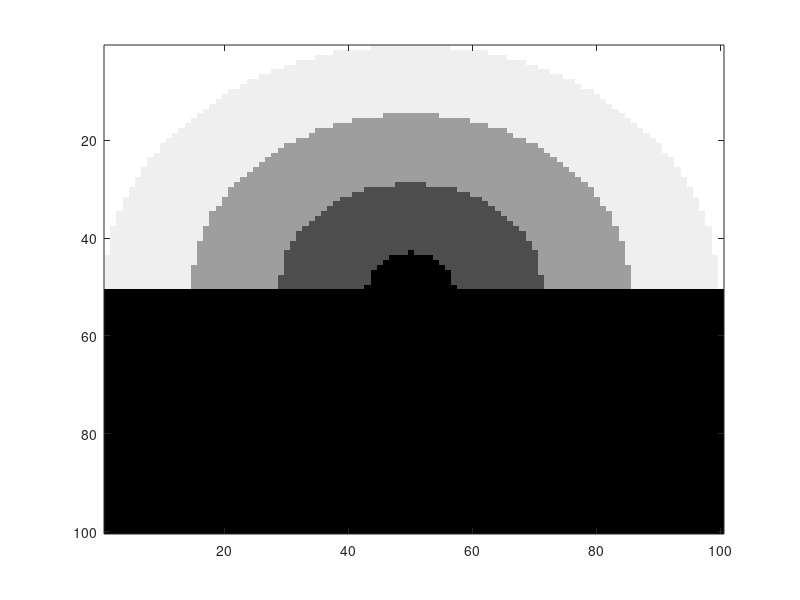
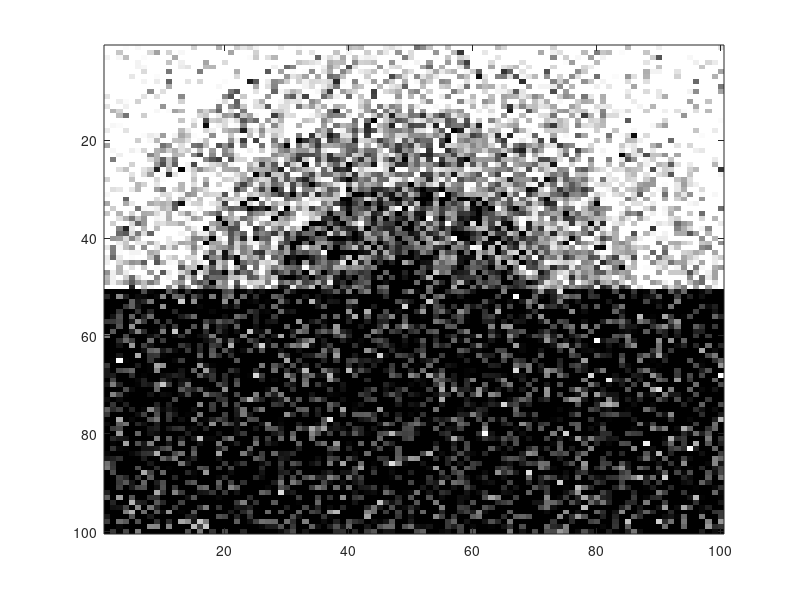

Reproduce these figures in MATLAB, in order. (Note: this script raises an error after producing the figures.)
%%
% This is an image denoising example with BP
% We construct a noisy image of a rainbow and connects the
% pixels in a grid pattern to form a pairwise Markov Random Field.

%% SET THIS!!
% this should be the location of graphlab.a etc
BINARY_DIRECTORY = [getenv('HOME') '/graphlabapi/graphlabapi/release/src/graphlab'];
%%
% Image dimensions and arity
arity = 5;
imgdim = 100;
%% generate images
% This generates a clean rainbow image
cleanimg = zeros(imgdim,imgdim);
maxd = [imgdim,imgdim]/2;
maxd = sqrt(sum(maxd.*maxd));
for i = 1:(imgdim/2)
    for j = 1:imgdim
        d = [i,j] - ([imgdim,imgdim]/2);
        d = sqrt(sum(d.*d));
        cleanimg(i,j) = round(d / maxd * arity);
    end
end
cleanimg(cleanimg >= arity) = arity - 1;

% make noisy image by adding random gaussian noise
noisyimg = cleanimg + randn(imgdim);
%% display images
figure;
image(cleanimg / arity * 100);
colormap('gray');
figure;
image(noisyimg / arity * 100);
colormap('gray');
%% generate vertex data
vdata = {};
for i = 1:imgdim
    for j = 1:imgdim
        vtx.belief = ones(1,arity); % Reset the vertex belief
        % set the unary potential to be a gaussian pdf around the noisy image
        vtx.unary = pdf('norm',0:(arity-1), noisyimg(i,j), 1); 
        % normalize
        vtx.unary = vtx.unary ./ sum(vtx.unary);
        % Vertices are numbered from 1. Assign the vertex data.
        vdata{(i-1)*100+j} = vtx;
    end
end

%% generate laplace edgedata

edge.binary = zeros(arity);
for i = 1:arity
    for j = 1:arity
        edge.binary(i,j) = exp(-3 * abs(i-j));
    end
end
edge.msg = ones(1,5);
% We only need one entry in the edge data since all edges have identical values
edata = {edge};
%% generate adjacency matrix
% connect up data in a grid
adj =sparse(length(vdata),length(vdata));
for xi = 1:imgdim
    for xj = 1:imgdim
        if (xi - 1 >= 1) 
            adj((xi-1)*100+xj, (xi-2)*100+xj) = 1;
        end
        if (xi + 1 <= imgdim) 
            adj((xi-1)*100+xj, (xi)*100+xj) = 1;
        end
        if (xj - 1 >= 1) 
            adj((xi-1)*100+xj, (xi-1)*100+xj-1) = 1;
        end
        if (xj + 1 <= imgdim) 
            adj((xi-1)*100+xj, (xi-1)*100+xj+1) = 1;
        end
    end
end
%% compile update function
compile_update_function({'bp_update'}, vdata{1},edata{1}, BINARY_DIRECTORY, 'bp', 'bp');
%% set options
options.initial_schedule(1).update_function = 'bp_update';
options.initial_schedule(1).vertices=uint32(1:(imgdim * imgdim));
options.initial_schedule(1).priorities=ones(size(options.initial_schedule(1).vertices));
options.scheduler = 'splash(50)';
options.ncpus = 4;
options.scope = 'edge';
%% cd in the BP directory and call
cd bp
%%
[v2,adj2,e2] = bp(vdata,adj,edata, options);
%%
cd ..
%% display output

outputimg = zeros(imgdim);
for i = 1:imgdim
    for j = 1:imgdim
        [c,idx] = max(v2{(i-1)*100+j}.belief);
        outputimg(i,j) = idx;
    end
end
figure;
imagesc(outputimg);
colormap('gray');
